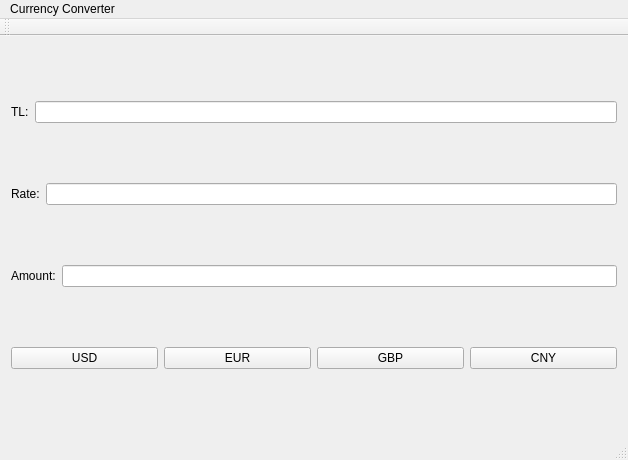
<?xml version="1.0" encoding="UTF-8"?>
<ui version="4.0">
 <class>MyClass</class>
 <widget class="QMainWindow" name="MyClass">
  <property name="geometry">
   <rect>
    <x>0</x>
    <y>0</y>
    <width>628</width>
    <height>460</height>
   </rect>
  </property>
  <property name="windowTitle">
   <string>MyClass</string>
  </property>
  <widget class="QWidget" name="centralWidget">
   <layout class="QVBoxLayout" name="verticalLayout">
    <item>
     <layout class="QHBoxLayout" name="horizontalLayout">
      <item>
       <widget class="QLabel" name="tlLabel">
        <property name="text">
         <string>TL:</string>
        </property>
       </widget>
      </item>
      <item>
       <widget class="QLineEdit" name="tlLine"/>
      </item>
     </layout>
    </item>
    <item>
     <layout class="QHBoxLayout" name="horizontalLayout_2">
      <item>
       <widget class="QLabel" name="rateLabel">
        <property name="text">
         <string>Rate:</string>
        </property>
       </widget>
      </item>
      <item>
       <widget class="QLineEdit" name="rateLine"/>
      </item>
     </layout>
    </item>
    <item>
     <layout class="QHBoxLayout" name="horizontalLayout_3">
      <item>
       <widget class="QLabel" name="amountLabel">
        <property name="text">
         <string>Amount:</string>
        </property>
       </widget>
      </item>
      <item>
       <widget class="QLineEdit" name="amountLine"/>
      </item>
     </layout>
    </item>
    <item>
     <layout class="QHBoxLayout" name="horizontalLayout_4">
      <item>
       <widget class="QPushButton" name="usdButton">
        <property name="text">
         <string>USD</string>
        </property>
       </widget>
      </item>
      <item>
       <widget class="QPushButton" name="eurButton">
        <property name="text">
         <string>EUR</string>
        </property>
       </widget>
      </item>
      <item>
       <widget class="QPushButton" name="gbpButton">
        <property name="text">
         <string>GBP</string>
        </property>
       </widget>
      </item>
      <item>
       <widget class="QPushButton" name="cnyButton">
        <property name="text">
         <string>CNY</string>
        </property>
       </widget>
      </item>
     </layout>
    </item>
   </layout>
  </widget>
  <widget class="QMenuBar" name="menuBar">
   <property name="geometry">
    <rect>
     <x>0</x>
     <y>0</y>
     <width>628</width>
     <height>22</height>
    </rect>
   </property>
   <widget class="QMenu" name="menuCurrency_Converter">
    <property name="title">
     <string>Currency Converter</string>
    </property>
   </widget>
   <addaction name="menuCurrency_Converter"/>
  </widget>
  <widget class="QToolBar" name="mainToolBar">
   <attribute name="toolBarArea">
    <enum>TopToolBarArea</enum>
   </attribute>
   <attribute name="toolBarBreak">
    <bool>false</bool>
   </attribute>
  </widget>
  <widget class="QStatusBar" name="statusBar"/>
 </widget>
 <layoutdefault spacing="6" margin="11"/>
 <resources/>
 <connections/>
</ui>
